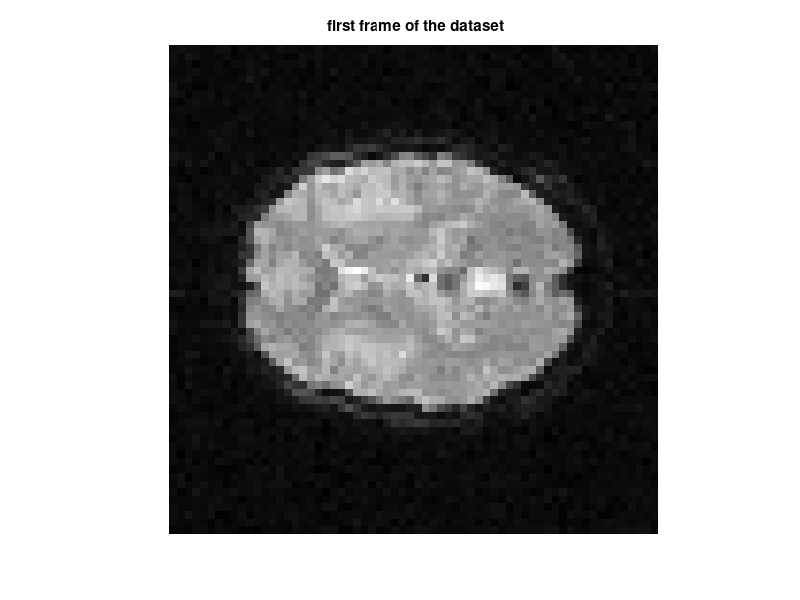

MATLAB code for this plot: (Note: this script raises an error after producing the figure.)

clear
close
clc

%% Shahryar Ebrahimi
%% S.N. = 810196093
%% Loading ...

signal   = load('simulateddataset0.mat');
signal   = signal.dataset ;

%% Part a

imshow(signal(:,:,1),[]); title(' first frame of the dataset');

%% Part b

% =========================================================================
% variance Analysis ...

sig_m  = zeros(1,41);
sig_sd = zeros(1,41);

for z = 1:41
    
sig = zeros(1,64*64);

for x = 1:64
	for y = 1:64
            
    	sig(64*(x-1) + y) = signal(x,y,1);
            
	end
end

sig_m(z)   = sum(sig)/length(sig);
sig_sd(z)  = sqrt(var(sig));

end
% =========================================================================

t    = 1:40;
u    = heaviside( t - 8 );   u(8) = 1 ;
Ca   = (( t - 8 ).^ 3) .* exp(-t/1.5) .* u ;

Cvoi = zeros(64,64,40);

mask = signal(:,:,1);
mask ( mask < 100 ) = NaN;
mask ( mask >= 100) = 1;

for i = 1:40
    
    for x = 1:64
        for y = 1:64
    
            if( signal(x,y,1) > 0 && signal(x,y,i+1) > 0 && signal(x,y,1) < 900 && signal(x,y,i+1) < 900 )
            
                Cvoi(x,y,i) =  log(signal(x,y,i+1)/signal(x,y,1));
            
            end
            
        end
    end
    
    Cvoi(:,:,i) = Cvoi(:,:,i) .* mask;
    
end

p   = zeros(1,40);
F   = zeros(64,64);
MTT = zeros(64,64);

for x = 1:64
    for y = 1:64
        
        for i = 1:40   
            p(i) = Cvoi(x,y,i);
        end

        p        = padarray(p, [0 39], 'post');

        R        = @(mtt)     exp(-t/mtt);
        func     = @(f)       norm(p - f(1) .* conv(R(f(2)), Ca), 2)^2;

        [f,fval] = fminsearch(func,[5, 5]);
    
        F(x,y)   = f(1);
        MTT(x,y) = f(2);
        
        clear p
        
    end
end

F   ( F   == 5 ) = NaN;
F   ( abs(F)>1 ) = 0;

MTT ( MTT == 5 )   = NaN;
MTT ( MTT > 100 )  = NaN;

figure, imshow(F,[]);   title('Map of F in Brain');
figure, imshow(MTT,[]); title('Map of MTT in Brain');

